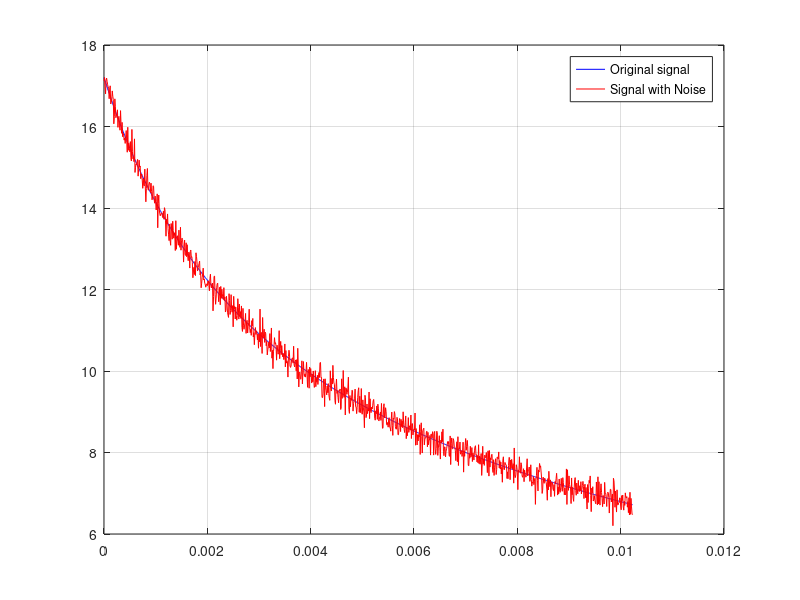
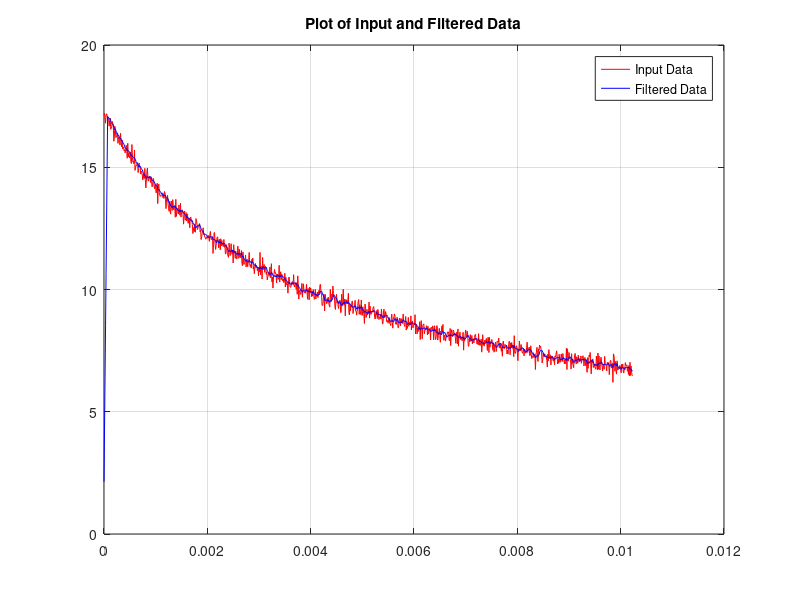
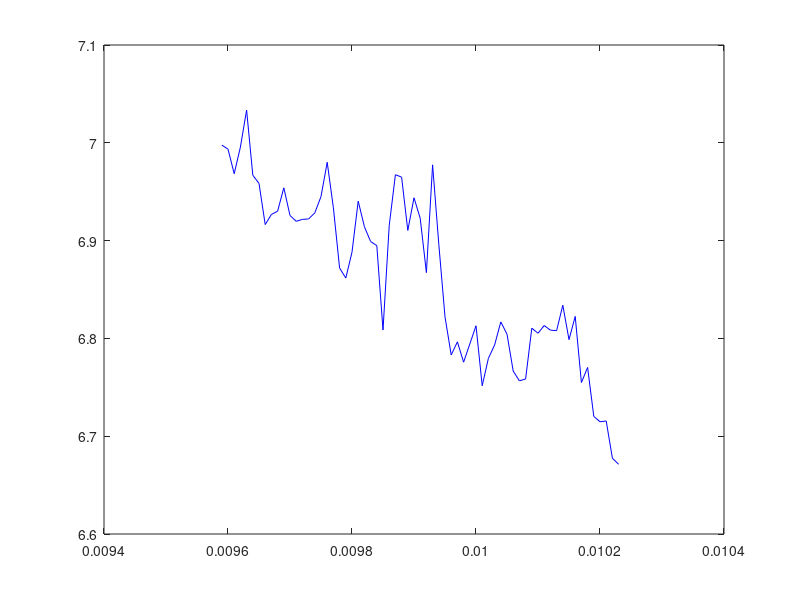

These figures' MATLAB source, in order: (Note: this script raises an error after producing the figures.)
% Dados: noise_level
% t2Values, amplitudes
% sampling_period, nbr_data_points
%
% Devuelve: SNR
% -------------------------------------------------------------------------

t2Values = [1e-3 2.15e-3 4.64e-3 1e-2 2.15e-2 4.64e-2];
amplitudes = [1.5 3 2.6 3.3 1.3 5.5];

sampling_period = 1e-5;
nbr_data_points = 2^10;

t = 0:sampling_period:(nbr_data_points-1)*sampling_period;

idy = 1./t2Values;
signal = zeros(1, length(t));
k=0;
for k=1:length(amplitudes)
    signal = signal + ( amplitudes(k) * exp(- idy(k) * t) );
end

%%% Level noise
noise_level = 2e-1;
%%% Gaussian noise generation
noise = randn(1,length(t)) * noise_level;
signal_plus_noise = signal + noise;  % With noise
%data(:,2) = signal(:);              % Without noise

%%% Ploting CPMG signal and noise
plot(t,signal,'b')                                 % Plot signal without noise
hold on
plot (t,signal_plus_noise,'r')                     % Plot signal with noise
grid on
legend('Original signal','Signal with Noise');
hold off

%%% Save CPMG (time, amplitudes) data
data(:,1) = t(:);
data(:,2) = signal_plus_noise(:);

%%% Moving average of 8 points
x=signal_plus_noise;
windowSize = 8;
b = (1/windowSize)*ones(1,windowSize);
a = 1;
y = filter(b,a,x);

figure
plot(t,x,'r')
hold on
plot(t,y,'b')

grid on
legend('Input Data','Filtered Data','Location','NorthEast')
title('Plot of Input and Filtered Data')
hold off

%%% Last 6.25% (1024 points if the total amount is 16384) signal's points
ti = t(length(t)-length(t)*0.0625:end);
yi = y(length(y)-length(y)*0.0625:end);
figure
plot(ti,yi,'b')

%%% Line linear regression
[r,m,b] = regression(ti,yi);

figure
plot(ti, m*ti+b,'g');
hold on
plot(ti,yi,'b')
hold off

%%% Last 6.25% signal's points "minus" Line linear regression
xi = zeros(length(yi), 1);
i = 0;
for i=1:length(ti)
    xi(i) = yi(i)-(m*ti(i)+b);
end

figure
plot(ti,xi,'r')

%%% RMS value of the noise
noise_rms = rms(xi);

%%% SNR value
signal_rms= rms(signal_plus_noise);
snr = signal_rms/noise_rms
